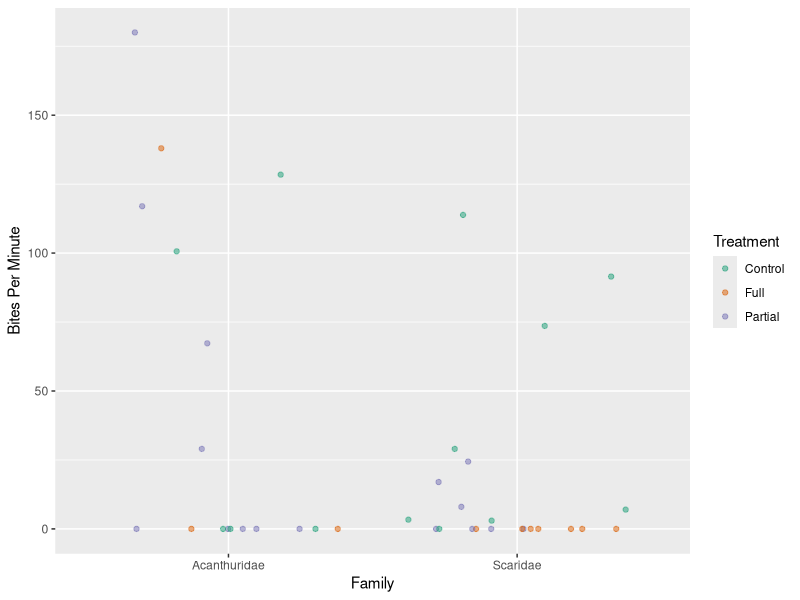
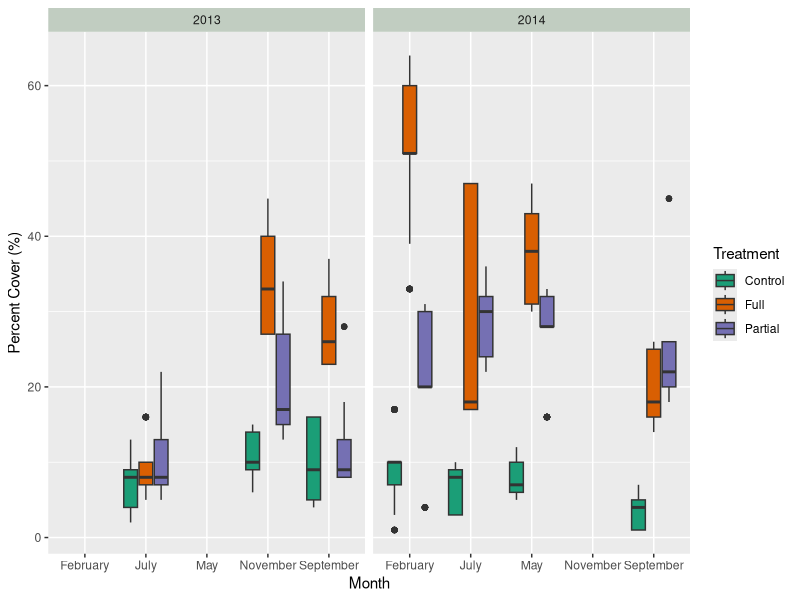

Recreate these plots in R, in order.
## ---- chunk 1
knitr::opts_chunk$set(echo = TRUE)
library(tidyverse)

### All libraries must be loaded in this chunk
### Any global options you'd like to set (a global ggplot theme for example) should go here
## ---- chunk 2
## Read in and save your two tidy CSV files here for downstream use. 
## Show their output with head() for reproduciblity!
read_csv("treatment_results.csv") -> treatment_results
head(treatment_results)
read_csv("plot_bites.csv") -> plot_bites
head(plot_bites)
## ---- chunk 3
## Code to prepare data for plotting goes here. 
## It should save a dataset you can use to plot in the next chunk.
plot_bites %>%
  filter(family == c("Acanthuridae", "Scaridae"), treatment == c("Full", "Partial", "Control")) %>% 
  #only need the two families according to previos graph and then filtered all treatment types
  select(treatment,family,timeCorrBites) -> new_bites_hour
  #out of all the columns, only needed treatment, family, and timeCorrBites

head(new_bites_hour)
#making sure it has all necessary components for graph
## ---- chunk 4
## plot the data here.
## ensure an appropriate figure size and legible output by setting the fig.width and fig.height for this chunk
new_bites_hour %>%
  ggplot(aes(x = family, y= timeCorrBites)) +
  geom_jitter(aes(color=treatment), alpha=0.5)+ #used alpha so can guarantee seeing all of the points
  scale_color_brewer(palette= "Dark2") + #colorblind friendly palette
  labs(x = "Family", y = "Bites Per Minute", color = "Treatment") ->figure3b 
  #as per the metadata, it is by minute not hour

figure3b

## ---- chunk 5
## Code to prepare data for plotting goes here. 
## It should save a dataset you can use to plot in the next chunk.

treatment_results %>%
  filter(Species == "artCal") %>% 
  #only selecting articulated calcareous algae
  select(Species, treatment, Month, Year, Percent_cover) -> new_artcal_results
  #figure will need the species, month/year, percent cover

head(new_artcal_results)
#making sure it has all necessary components for figure
## ---- chunk 6
## plot the data here.
## ensure an appropriate figure size and legible output by setting the fig.width and fig.height for this chunk

new_artcal_results %>%
  ggplot(aes(x = Month, y = Percent_cover, fill= treatment)) +
  geom_boxplot() +
  #would be able to show outliers in this form of graph as well as average
  facet_grid(~Year)+
  #wanted the years next to eachother to observe year difference
  scale_fill_brewer(palette= "Dark2") +
  #colorblind friendly palette 
  theme(strip.background = element_rect(fill = "honeydew3")) +
  #felt like switching up the header color
  labs(y = "Percent Cover (%)", fill = "Treatment") -> figure_5b

figure_5b
## ---- chunk 7
## Code to prepare data for plotting goes here. 
## It should save a dataset you can use to plot in the next chunk.
## ---- chunk 8
## plot the data here.
## ensure an appropriate figure size and legible output by setting the fig.width and fig.height for this chunk
## ---- chunk 9
## Code to prepare data for plotting goes here. 
## It should save a dataset you can use to plot in the next chunk.
## ---- chunk 10
## plot the data here.
## ensure an appropriate figure size and legible output by setting the fig.width and fig.height for this chunk
## ---- chunk 11
## Code to prepare data for plotting goes here. 
## It should save a dataset you can use to plot in the next chunk.
## ---- chunk 12
## plot the data here.
## ensure an appropriate figure size and legible output by setting the fig.width and fig.height for this chunk
